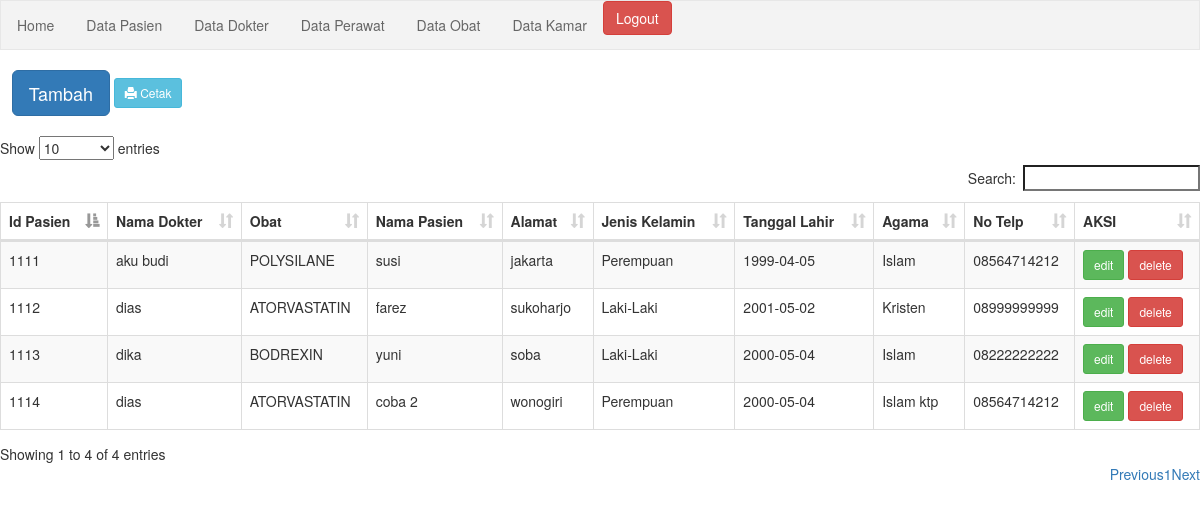
/pasien.php (signed in), run on the app's committed database.
### tables this page shows
CREATE TABLE `pasien` (
  `id_pasien` int(11) NOT NULL,
  `id_dokter` int(11) DEFAULT NULL,
  `kode_obat` int(11) DEFAULT NULL,
  `nama_pasien` varchar(45) DEFAULT NULL,
  `alamat_pasien` varchar(45) DEFAULT NULL,
  `jenkel_pasien` varchar(45) DEFAULT NULL,
  `tgl_lahir_pasien` date DEFAULT NULL,
  `agama_pasien` varchar(45) DEFAULT NULL,
  `no_telp_pasien` varchar(45) DEFAULT NULL
);

CREATE TABLE `dokter` (
  `id_dokter` int(11) NOT NULL,
  `nama_dokter` varchar(45) NOT NULL,
  `alamat_dokter` varchar(45) NOT NULL,
  `jenkel` varchar(45) NOT NULL,
  `agama` varchar(45) NOT NULL,
  `no_telp` varchar(45) NOT NULL
);

CREATE TABLE `obat` (
  `kode_obat` int(11) NOT NULL,
  `nama_obat` varchar(45) NOT NULL,
  `jenis_obat` varchar(45) NOT NULL
);

### pasien.php (the view, shortened to what this page needs)
<?php
$conn = mysqli_connect("localhost","root","","rumah_sakit");
?>
<!DOCTYPE html>
<html>
<head>
	<link rel="stylesheet" type="text/css" href="css/bootstrap.css">
	<link rel="stylesheet" type="text/css" href="css/bootstrap.min.css">
	<link rel="stylesheet" type="text/css" href="bootstrap.min.css">
	<link rel="stylesheet" type="text/css" href="style.css">
	<link rel="stylesheet" type="text/css" href="dataTables.bootstrap.min.css">
</head>
<body>
<ul>
  <li><a href="index.php">Home</a></li>
  <li><a href="pasien.php">Data Pasien</a></li>
  <li><a href="dokter.php">Data Dokter</a></li>
  <li><a href="perawat.php">Data Perawat</a></li>
  <li><a href="obat.php">Data Obat</a></li>
  <li><a href="kamar.php">Data Kamar</a></li>
  <a href="logout.php" class="btn btn-danger" role="button">Logout</a></li>
</ul>
<br>
<div class="wrapper">
   &nbsp &nbsp<button class="btn btn-primary btn-lg" data-toggle="modal" data-target="#tambahData">Tambah</button>
   <button onclick="window.print()" class="btn btn-sm btn-info"><span class="glyphicon glyphicon-print" aria-hidden="true"></span> Cetak</button>
   <br>
   <br>
	<table id="example" class="table table-striped table-bordered" cellspacing="0" width="100%">
		<thead>
			<tr>
				<th>Id Pasien</th>
				<th>Nama Dokter</th>
				<th>Obat</th>
				<th>Nama Pasien</th>
				<th>Alamat</th>
				<th>Jenis Kelamin</th>
				<th>Tanggal Lahir</th>
				<th>Agama</th>
				<th>No Telp</th>
				<th>AKSI</th>
			</tr>
		</thead>
		 <tbody>
		<?php
		  $query = mysqli_query($conn,"SELECT id_pasien, dokter.nama_dokter, obat.nama_obat,nama_pasien,alamat_pasien,jenkel_pasien,tgl_lahir_pasien,agama_pasien,no_telp_pasien from pasien, dokter, obat where pasien.id_dokter=dokter.id_dokter AND pasien.kode_obat=obat.kode_obat ORDER BY id_pasien DESC");
		  while ($data=mysqli_fetch_array($query)) {
		?>
		<tr>
			<td><?php echo $data['id_pasien']; ?></td>
			<td><?php echo $data['nama_dokter']; ?></td>
			<td><?php echo $data['nama_obat']; ?></td>
			<td><?php echo $data['nama_pasien']; ?></td>
			<td><?php echo $data['alamat_pasien']; ?></td>
			<td><?php echo $data['jenkel_pasien']; ?></td>
			<td><?php echo $data['tgl_lahir_pasien']; ?></td>
			<td><?php echo $data['agama_pasien']; ?></td>
			<td><?php echo $data['no_telp_pasien']; ?></td>
			<td>
				<a href="#" class="btn btn-success btn-sm" data-toggle="modal" data-target="#edit<?php echo $data['id_pasien']; ?>">edit</a>
				<a href="#" class="btn btn-danger btn-sm" data-target=".bs-example-modal-lg<?php echo $data['id_pasien']; ?>" data-toggle="modal">delete</a>
			</td>
		</tr>
		<?php } ?>
		  </tbody>
	</table>
</div>
</body>
</html>

### style.css (style rules this page uses)
ul { list-style-type: none; margin: 0; padding: 0; overflow: hidden; border: 1px solid #e7e7e7; background-color: #f3f3f3; }
li { float: left; }
li a { display: block; color: #666; text-align: center; padding: 14px 16px; text-decoration: none; }

### data on the page
pasien: id_pasien "1114", id_dokter.nama_dokter "dias", kode_obat.nama_obat "ATORVASTATIN", nama_pasien "coba 2", alamat_pasien "wonogiri", jenkel_pasien "Perempuan", tgl_lahir_pasien "2000-05-04", agama_pasien "Islam ktp", no_telp_pasien "08564714212"
pasien: id_pasien "1113", id_dokter.nama_dokter "dika", kode_obat.nama_obat "BODREXIN", nama_pasien "yuni", alamat_pasien "soba", jenkel_pasien "Laki-Laki", tgl_lahir_pasien "2000-05-04", agama_pasien "Islam", no_telp_pasien "08222222222"
pasien: id_pasien "1112", id_dokter.nama_dokter "dias", kode_obat.nama_obat "ATORVASTATIN", nama_pasien "farez", alamat_pasien "sukoharjo", jenkel_pasien "Laki-Laki", tgl_lahir_pasien "2001-05-02", agama_pasien "Kristen", no_telp_pasien "08999999999"
pasien: id_pasien "1111", id_dokter.nama_dokter "aku budi", kode_obat.nama_obat "POLYSILANE", nama_pasien "susi", alamat_pasien "jakarta", jenkel_pasien "Perempuan", tgl_lahir_pasien "1999-04-05", agama_pasien "Islam", no_telp_pasien "08564714212"
